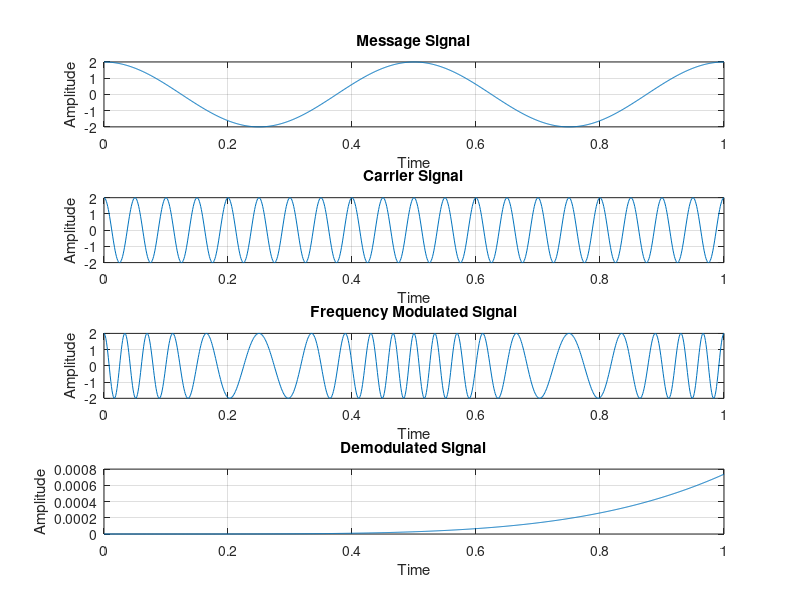

The MATLAB source for this figure:
t = 0:0.001:1;

% message signal values
am = 2;
fm = 2;

% carrier signal values
ac = 2;
fc = 20;

% Message Signal
x = am*cos(2*pi*fm*t);
subplot(4,1,1)
plot(t,x);
title('Message Signal');
xlabel('Time');
ylabel('Amplitude');
grid on;

% Carrier Singnal
y = ac*cos(2*pi*fc*t);
subplot(4,1,2);
plot(t,y);
title('Carrier Signal');
xlabel('Time');
ylabel('Amplitude');
grid on;

kf = 5; % Assuming 
B = kf * am / ac;


% Frequency Modulated Signal
j = ac*cos(2*pi*fc*t+B*sin(2*pi*fm*t));
subplot(4,1,3);
plot(t,j);
title('Frequency Modulated Signal');
xlabel('Time');
ylabel('Amplitude');
grid on;

%h = diff(j);
l = abs(j);
% Demodulated signal using filter
fs = 500*fc;
order = 5;
cutoff_freq = 0.5*fm;
[num,den] = butter(order,cutoff_freq/(fs/2));
de_modulated_signal = filter(num,den,l);
subplot(4,1,4);
plot(t,de_modulated_signal);
title('Demodulated Signal');
xlabel('Time');
ylabel('Amplitude');
grid on;
